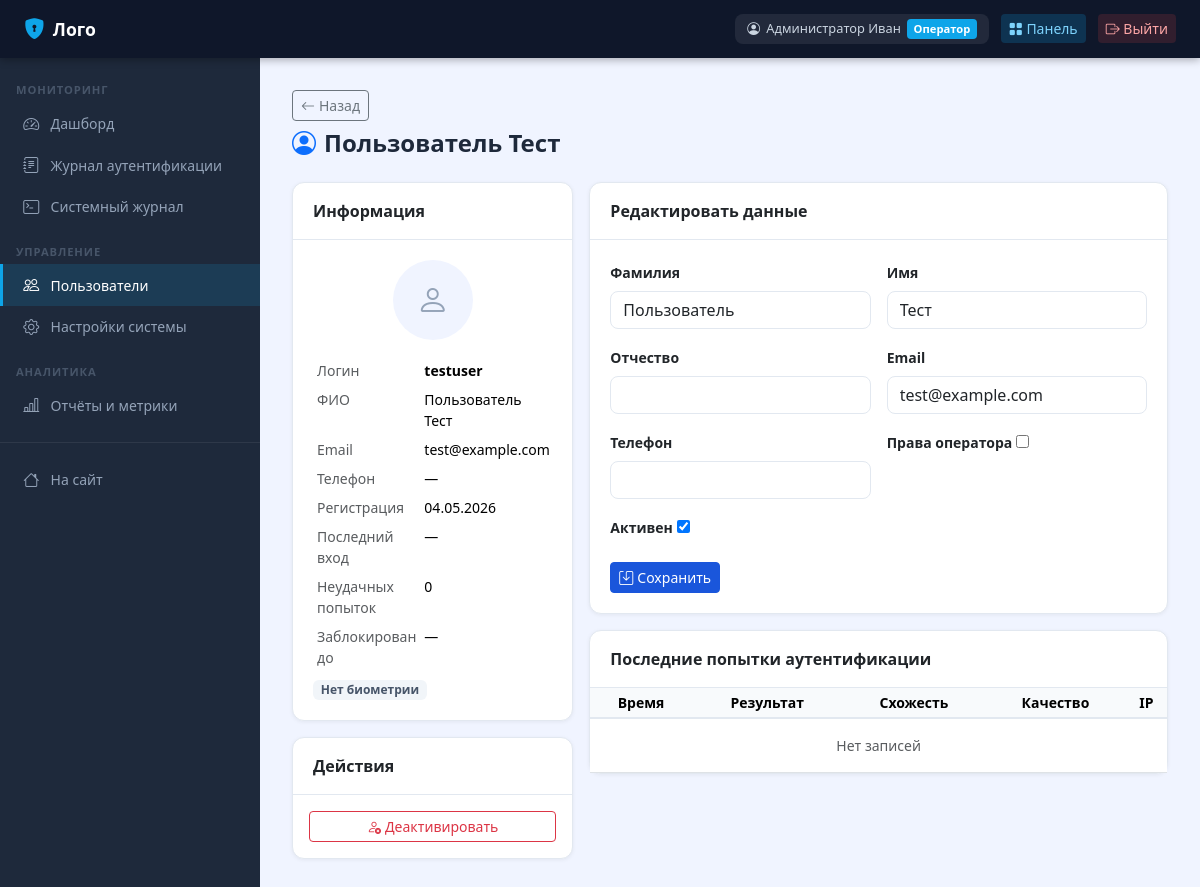
Before: /operator/users/2/ (signed in) with the older database file.
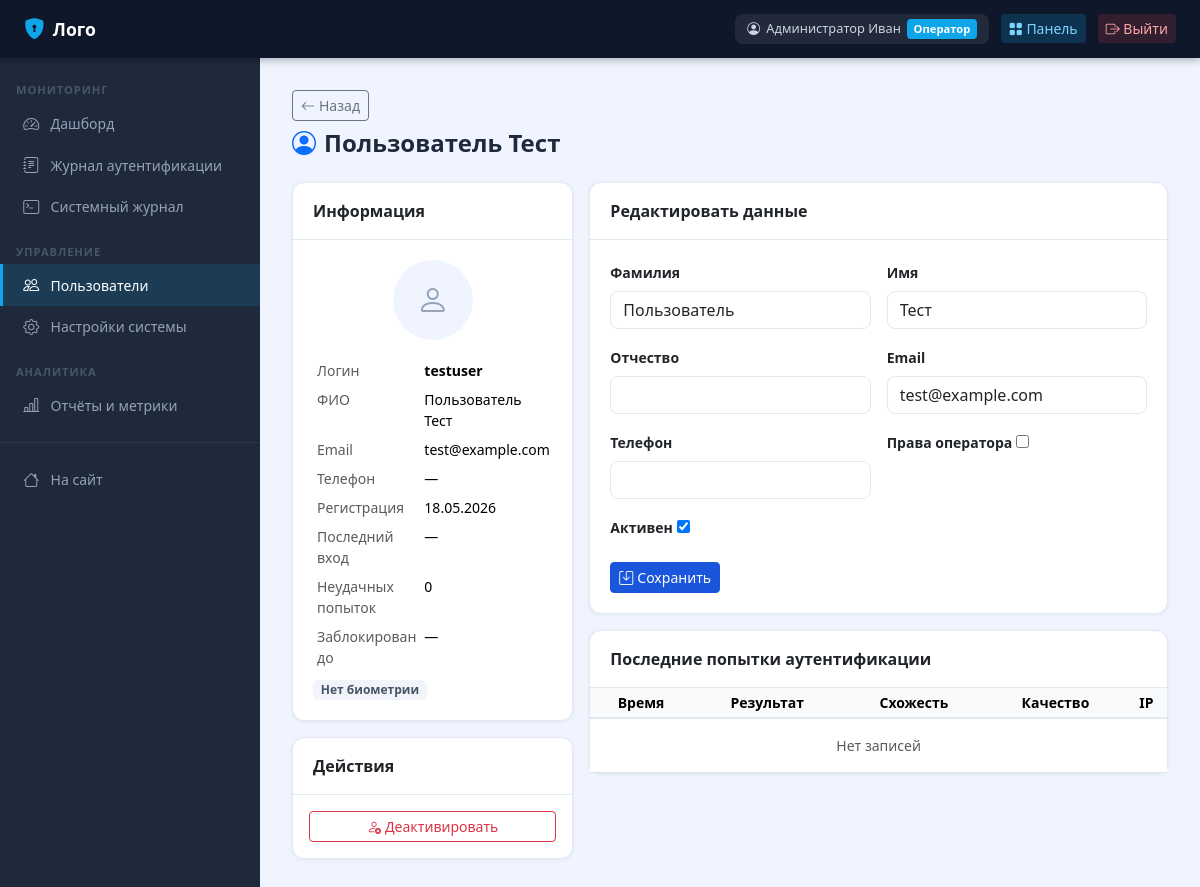
After: the same page with the newer database file.
### apps/accounts/models.py (models this page shows, shortened)
class CustomUser(AbstractUser):
    patronymic = models.CharField('Отчество', max_length=150, blank=True)
    phone = models.CharField('Телефон', max_length=20, blank=True)
    is_operator = models.BooleanField('Оператор', default=False)
    is_biometric_registered = models.BooleanField('Биометрия зарегистрирована', default=False)
    failed_attempts = models.PositiveIntegerField('Неудачных попыток', default=0)
    locked_until = models.DateTimeField('Заблокирован до', null=True, blank=True)
    created_at = models.DateTimeField('Дата регистрации', auto_now_add=True)
    class Meta:
        verbose_name = 'Пользователь'
        verbose_name_plural = 'Пользователи'
    def get_full_name_ru(self):
        parts = [self.last_name, self.first_name, self.patronymic]
        return ' '.join(p for p in parts if p) or self.username
    def is_locked(self):
        if self.locked_until and self.locked_until > timezone.now():
            return True
        return False

### apps/operator/views.py (the view)
    @login_required
    def wrapped(request, *args, **kwargs):
        if not request.user.is_operator and not request.user.is_superuser:
            messages.error(request, 'Доступ запрещён. Требуются права оператора.')
            return redirect('home')
        return view_func(request, *args, **kwargs)

### apps/accounts/forms.py
class UserEditForm(forms.ModelForm):
    class Meta:
        model = CustomUser
        fields = ['last_name', 'first_name', 'patronymic', 'email', 'phone', 'is_operator', 'is_active']
        labels = {
            'last_name': 'Фамилия', 'first_name': 'Имя', 'patronymic': 'Отчество',
            'email': 'Email', 'phone': 'Телефон',
            'is_operator': 'Права оператора', 'is_active': 'Активен',
        }
        widgets = {
            'last_name': forms.TextInput(attrs={'class': 'form-control'}),
            'first_name': forms.TextInput(attrs={'class': 'form-control'}),
            'patronymic': forms.TextInput(attrs={'class': 'form-control'}),
            'email': forms.EmailInput(attrs={'class': 'form-control'}),
            'phone': forms.TextInput(attrs={'class': 'form-control'}),
        }

### apps/operator/views.py (called while the page is built)
def operator_required(view_func):
    @login_required
    def wrapped(request, *args, **kwargs):
        if not request.user.is_operator and not request.user.is_superuser:
            messages.error(request, 'Доступ запрещён. Требуются права оператора.')
            return redirect('home')
        return view_func(request, *args, **kwargs)
    return wrapped

### templates/operator/user_detail.html (shortened to what the changed rows need)
{% extends "operator/base_operator.html" %}
{% block op_content %}
<div class="page-header">
  <div>
    <a href="{% url 'users_list' %}" class="btn btn-sm btn-outline-secondary mb-2"><i class="bi bi-arrow-left me-1"></i>Назад</a>
    <h1><i class="bi bi-person-circle me-2 text-primary"></i>{{ target.get_full_name_ru }}</h1>
  </div>
</div>
<div class="row g-3">
  <div class="col-lg-4">
    <div class="card mb-3">
      <div style="padding:1.25rem">
        <table class="table table-sm table-borderless mb-0 small">
          <tr><td class="text-muted">Логин</td><td class="fw-semibold">{{ target.username }}</td></tr>
          <tr><td class="text-muted">ФИО</td><td>{{ target.get_full_name_ru }}</td></tr>
          <tr><td class="text-muted">Email</td><td>{{ target.email|default:"—" }}</td></tr>
          <tr><td class="text-muted">Телефон</td><td>{{ target.phone|default:"—" }}</td></tr>
          <tr><td class="text-muted">Регистрация</td><td>{{ target.created_at|date:"d.m.Y" }}</td></tr>
          <tr><td class="text-muted">Неудачных попыток</td><td class="{% if target.failed_attempts > 0 %}text-danger fw-bold{% endif %}">{{ target.failed_attempts }}</td></tr>
        </table>
      </div>
    </div>
  </div>
  <div class="col-lg-8">
    <div class="card mb-3">
      <div style="padding:1.25rem">
        <form method="post">
          <div class="row g-3">
            {% for field in edit_form %}
            <div class="col-md-6">
              <label class="form-label small fw-semibold">{{ field.label }}</label>
              {{ field }}
            </div>
            {% endfor %}
          </div>
        </form>
      </div>
    </div>
    <div class="card">
      <div style="overflow-x:auto">
        <table class="table table-sm mb-0 small text-center">
          <thead><tr><th>Время</th><th>Результат</th><th>Схожесть</th><th>Качество</th><th>IP</th></tr></thead>
        </table>
      </div>
    </div>
  </div>
</div>
{% endblock %}

Changed rows visible on the page:
changed CustomUser "Пользователь Тест": created_at "04.05.2026" → "18.05.2026"
